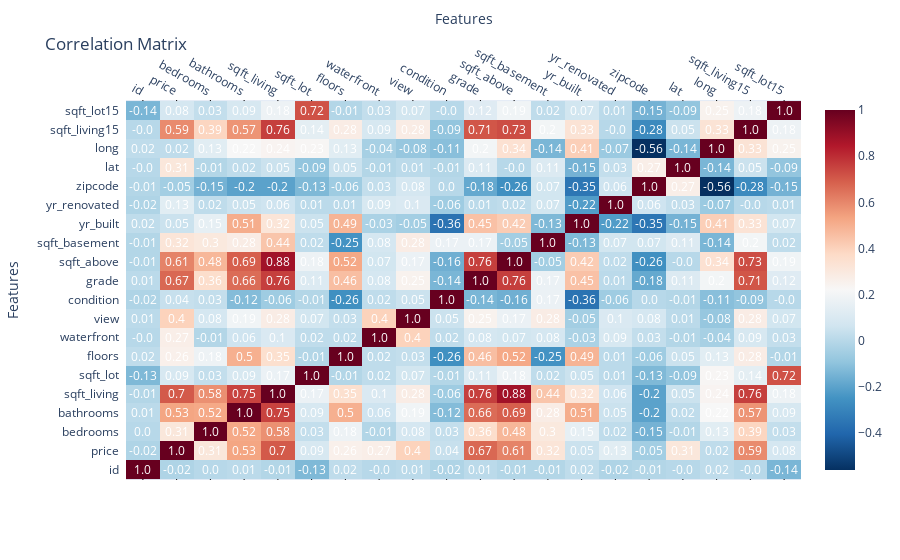

Notebook code for this chart:
### Code cell
import plotly.figure_factory as ff

# calculate the correlation matrix
corr = df.corr()

# create the heatmap figure using Plotly
fig = ff.create_annotated_heatmap(
    z=corr.values.round(2),
    x=list(corr.columns),
    y=list(corr.index),
    colorscale='RdBu',
    showscale=True,
    reversescale=True
)

# update the layout
fig.update_layout(
    title='Correlation Matrix',
    xaxis=dict(title='Features'),
    yaxis=dict(title='Features')
)

# show the figure
fig.show()
